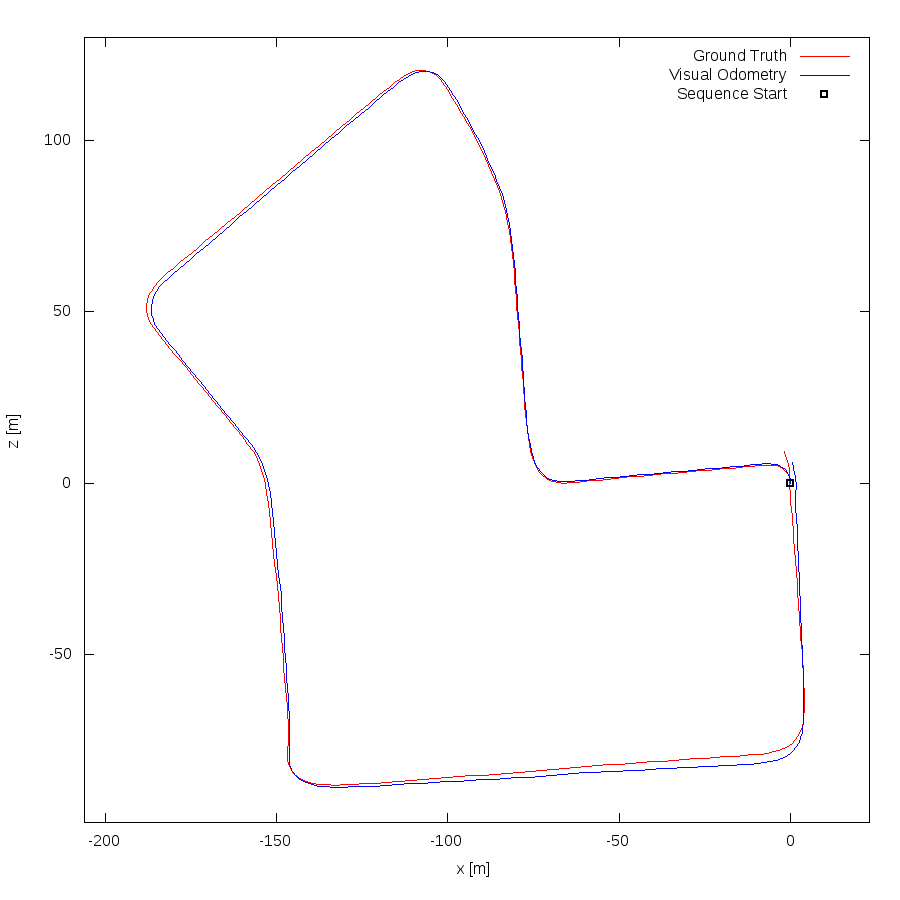

Reproduce this figure in gnuplot.
set term postscript eps enhanced color
set output "07.eps"
set size ratio -1
set xrange [-206:23]
set yrange [-99:130]
set xlabel "x [m]"
set ylabel "z [m]"
plot "07.txt" using 1:2 lc rgb "#FF0000" title 'Ground Truth' w lines,"07.txt" using 3:4 lc rgb "#0000FF" title 'Visual Odometry' w lines,"< head -1 07.txt" using 1:2 lc rgb "#000000" pt 4 ps 1 lw 2 title 'Sequence Start' w points
